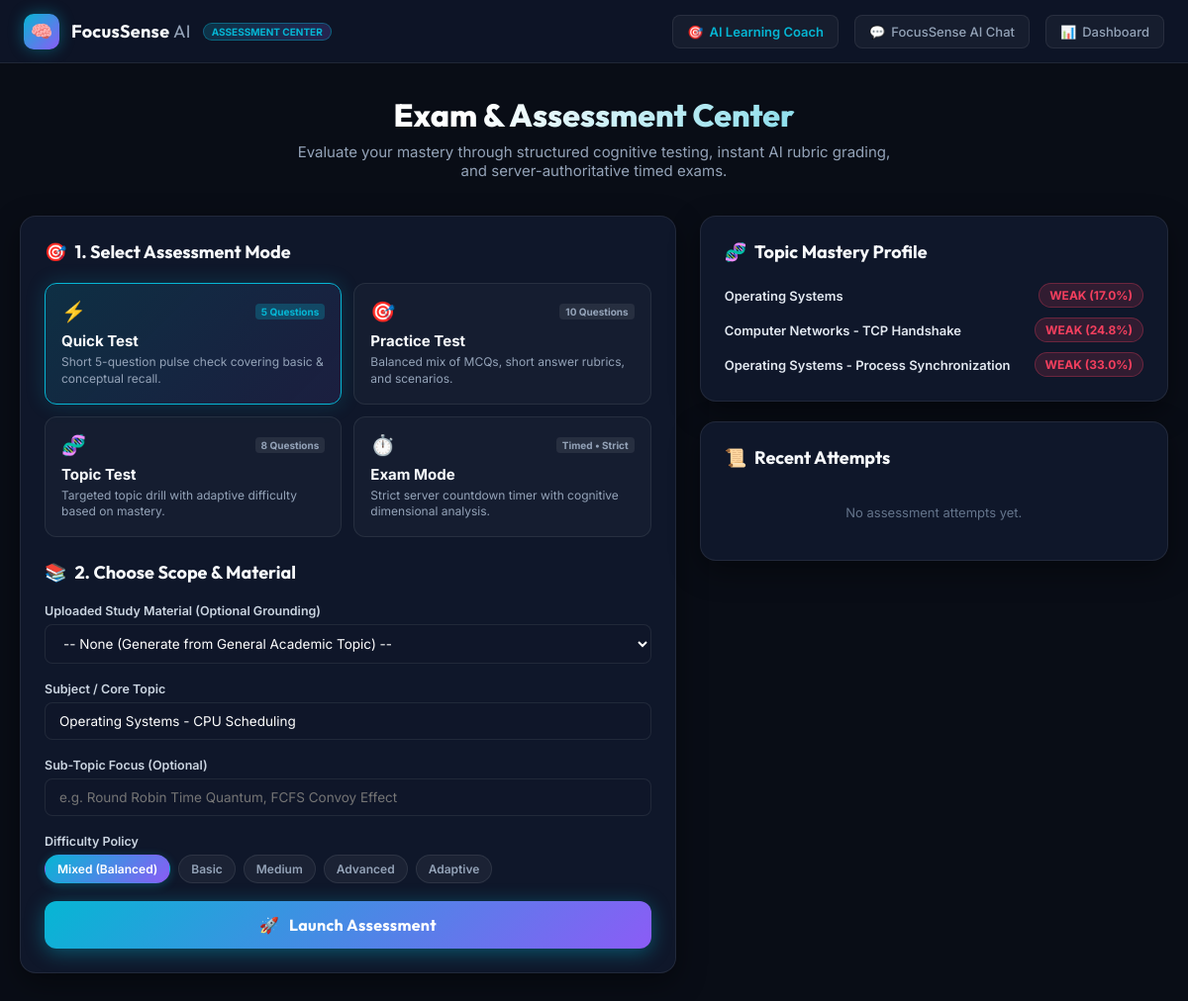
Before: /assessment (signed in) with the older database file.
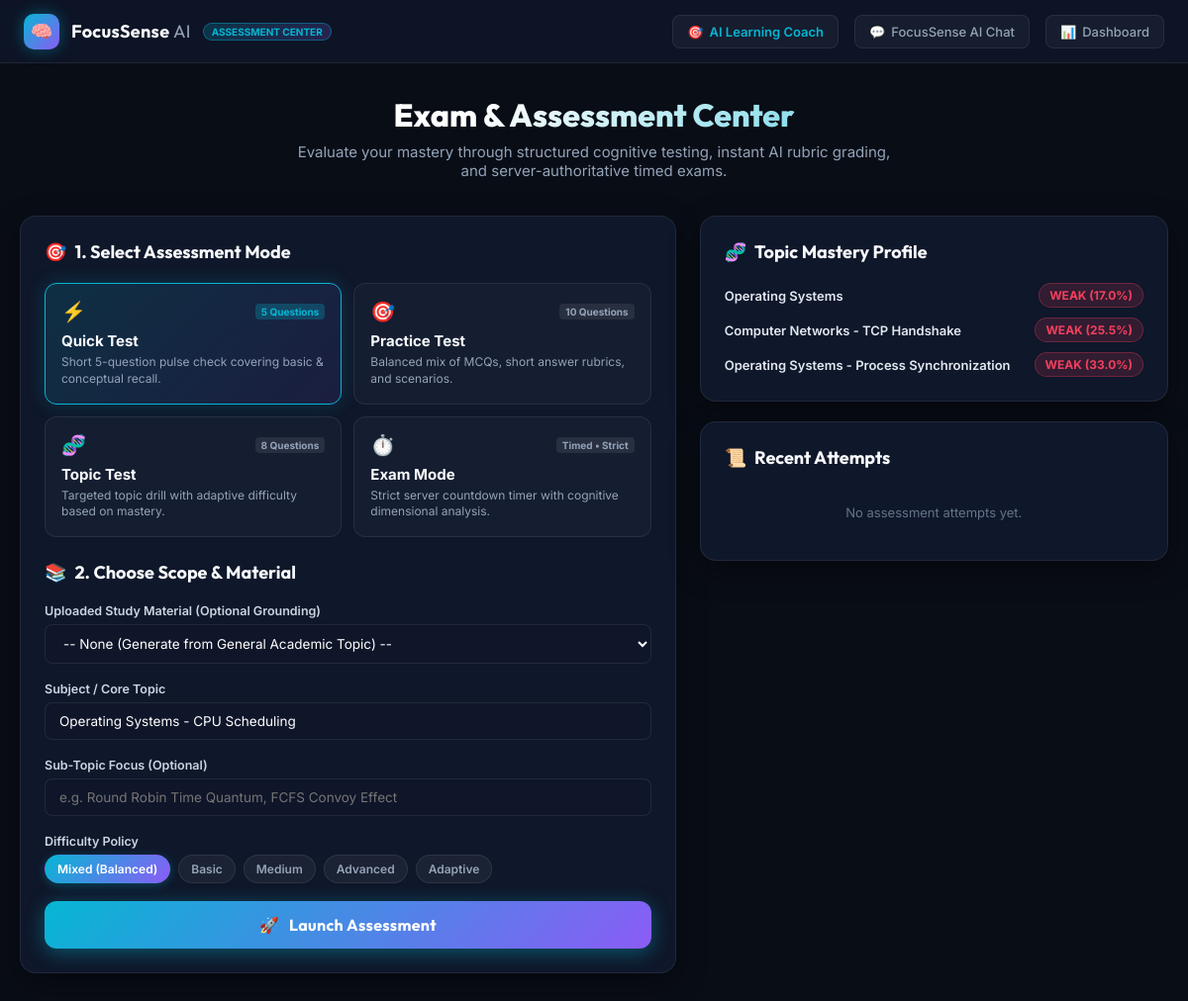
After: the same page with the newer database file.
### tables this page shows
CREATE TABLE topic_mastery (
        id INTEGER PRIMARY KEY AUTOINCREMENT,
        user_id INTEGER NOT NULL,
        topic TEXT NOT NULL,
        mastery_tier TEXT NOT NULL DEFAULT 'MEDIUM', -- 'WEAK' (<60%), 'MEDIUM' (60-84%), 'STRONG' (>=85%)
        total_quizzes INTEGER DEFAULT 0,
        total_questions INTEGER DEFAULT 0,
        correct_count INTEGER DEFAULT 0,
        partial_count INTEGER DEFAULT 0,
        incorrect_count INTEGER DEFAULT 0,
        avg_retention_score REAL DEFAULT 0.0,
        last_retention_score REAL DEFAULT 0.0,
        last_tested_at TEXT,
        updated_at TEXT NOT NULL,
        FOREIGN KEY(user_id) REFERENCES users(id),
        UNIQUE(user_id, topic)
    );

### app.py (the view)
@app.route("/assessment")
def assessment_page():
    if "user_id" not in session:
        flash("Please log in to access the Assessment Center", "warning")
        return redirect("/login")
    user_id = session["user_id"]
    fullname = session.get("fullname", "Student")
    user_materials = get_user_materials(user_id)
    history = get_user_assessment_history(user_id, limit=10)
    topic_mastery = get_topic_mastery_list(user_id)
    active_material_id = session.get("active_material_id")
    active_study_topic = session.get("study_topic", "")
    return render_template(
        "assessment.html",
        fullname=fullname,
        materials=user_materials,
        history=history,
        topic_mastery=topic_mastery,
        active_material_id=active_material_id,
        active_study_topic=active_study_topic
    )

### assessment_engine.py (called while the page is built, shortened)
def get_db_connection() -> sqlite3.Connection:
    conn = sqlite3.connect(DB_PATH, timeout=20.0)
    conn.row_factory = sqlite3.Row
    return conn

def get_user_assessment_history(user_id: int, limit: int = 25) -> List[Dict[str, Any]]:
    conn = get_db_connection()
    cursor = conn.cursor()
    try:
        cursor.execute("""
        SELECT a.*, q.total_questions
        FROM assessment_attempts a
        JOIN study_quizzes q ON a.quiz_id = q.id
        WHERE a.user_id = ?
        ORDER BY a.id DESC
        LIMIT ?
        """, (user_id, limit))
        rows = cursor.fetchall()
        history = []
        return history
    except Exception as ex:
        logger.error(f"Error fetching assessment history for user {user_id}: {ex}", exc_info=True)
        return []
    finally:
        conn.close()

### learning_engine.py (called while the page is built)
def get_db_connection(database_path=None):
    target_db = database_path or DATABASE
    conn = sqlite3.connect(target_db, timeout=30.0)
    conn.row_factory = sqlite3.Row
    return conn

### study_material_engine.py (called while the page is built, shortened)
def get_db():
    conn = sqlite3.connect(DATABASE, timeout=30.0)
    conn.row_factory = sqlite3.Row
    return conn

def get_user_materials(user_id: int) -> list[dict]:
    conn = get_db()
    cursor = conn.cursor()
    cursor.execute("""
        SELECT id, user_id, filename, file_type, file_size_bytes, title, subject, topic,
               chunk_count, status, error_message, created_at, updated_at
        FROM study_materials
        WHERE user_id = ?
        ORDER BY id DESC
    """, (user_id,))
    rows = cursor.fetchall()
    conn.close()
    materials = []
    return materials

### templates/assessment.html (shortened to what this page needs)
<!DOCTYPE html>
<html lang="en">
<head>
</head>
<body>
    <header class="assessment-nav">
        <a href="/dashboard" class="nav-brand">
            <div class="nav-brand-logo">🧠</div>
            <div class="nav-brand-title">FocusSense <span style="font-weight: 400; color: var(--text-muted);">AI</span></div>
            <span class="nav-badge">Assessment Center</span>
        </a>
        <div class="nav-links">
            <a href="/coach" class="nav-btn" style="color: var(--accent-cyan); font-weight: 600;">
                <span>🎯</span> AI Learning Coach
            </a>
            <a href="/ai" class="nav-btn">
                <span>💬</span> FocusSense AI Chat
            </a>
            <a href="/dashboard" class="nav-btn">
                <span>📊</span> Dashboard
            </a>
        </div>
    </header>
    <div class="assessment-container">
        <div id="assessmentConfigView" class="view-section active">
            <div class="assessment-hero">
                <h1 class="hero-title">Exam & Assessment Center</h1>
                <p class="hero-subtitle">Evaluate your mastery through structured cognitive testing, instant AI rubric grading, and server-authoritative timed exams.</p>
            </div>
            <div class="config-grid">
                <div class="card">
                    <div class="card-header">
                        <div class="card-title"><span>🎯</span> 1. Select Assessment Mode</div>
                    </div>
                    <div class="modes-grid">
                        <div class="mode-card selected" onclick="selectMode('QUICK', this)">
                            <div class="mode-header">
                                <span class="mode-icon">⚡</span>
                                <span class="mode-badge">5 Questions</span>
                            </div>
                            <div class="mode-name">Quick Test</div>
                            <div class="mode-desc">Short 5-question pulse check covering basic & conceptual recall.</div>
                        </div>
                        <div class="mode-card" onclick="selectMode('PRACTICE', this)">
                            <div class="mode-header">
                                <span class="mode-icon">🎯</span>
                                <span class="mode-badge">10 Questions</span>
                            </div>
                            <div class="mode-name">Practice Test</div>
                            <div class="mode-desc">Balanced mix of MCQs, short answer rubrics, and scenarios.</div>
                        </div>
                        <div class="mode-card" onclick="selectMode('TOPIC', this)">
                            <div class="mode-header">
                                <span class="mode-icon">🧬</span>
                                <span class="mode-badge">8 Questions</span>
                            </div>
                            <div class="mode-name">Topic Test</div>
                            <div class="mode-desc">Targeted topic drill with adaptive difficulty based on mastery.</div>
                        </div>
                        <div class="mode-card" onclick="selectMode('EXAM', this)">
                            <div class="mode-header">
                                <span class="mode-icon">⏱️</span>
                                <span class="mode-badge">Timed • Strict</span>
                            </div>
                            <div class="mode-name">Exam Mode</div>
                            <div class="mode-desc">Strict server countdown timer with cognitive dimensional analysis.</div>
                        </div>
                    </div>
                    <div class="card-header" style="margin-top: 10px;">
                        <div class="card-title"><span>📚</span> 2. Choose Scope & Material</div>
                    </div>
                    <div class="form-group">
                        <label class="form-label" for="cfgMaterialSelect">Uploaded Study Material (Optional Grounding)</label>
                        <select id="cfgMaterialSelect" class="form-select" onchange="onMaterialSelected()">
                            <option value="">-- None (Generate from General Academic Topic) --</option>
                        </select>
                    </div>
                    <div class="form-group">
                        <label class="form-label" for="cfgTopicInput">Subject / Core Topic</label>
                        <input type="text" id="cfgTopicInput" class="form-input" placeholder="e.g. CPU Scheduling Algorithms, Operating Systems, SQL Joins" value="{{ active_study_topic or 'Operating Systems - CPU Scheduling' }}">
                    </div>
                    <div class="form-group">
                        <label class="form-label" for="cfgSubTopicInput">Sub-Topic Focus (Optional)</label>
                        <input type="text" id="cfgSubTopicInput" class="form-input" placeholder="e.g. Round Robin Time Quantum, FCFS Convoy Effect">
                    </div>
                    <div class="form-group">
                        <label class="form-label">Difficulty Policy</label>
                        <div class="pill-group" id="cfgDifficultyPills">
                            <div class="pill-opt selected" onclick="selectPill('difficulty', 'mixed', this)">Mixed (Balanced)</div>
                            <div class="pill-opt" onclick="selectPill('difficulty', 'basic', this)">Basic</div>
                            <div class="pill-opt" onclick="selectPill('difficulty', 'medium', this)">Medium</div>
                            <div class="pill-opt" onclick="selectPill('difficulty', 'advanced', this)">Advanced</div>
                            <div class="pill-opt" onclick="selectPill('difficulty', 'adaptive', this)">Adaptive</div>
                        </div>
                    </div>
                    <button type="button" id="btnLaunchAssessment" class="btn-launch" onclick="startAssessment()">
                        <span id="btnLaunchIcon">🚀</span>
                        <span id="btnLaunchText">Launch Assessment</span>
                    </button>
                </div>
                <div style="display: flex; flex-direction: column; gap: 20px;">
                    <div class="card">
                        <div class="card-header">
                            <div class="card-title"><span>🧬</span> Topic Mastery Profile</div>
                        </div>
                        <div style="display: flex; flex-direction: column; gap: 10px;">
                            {% if topic_mastery %}
                                {% for tm in topic_mastery[:4] %}
                                <div style="display: flex; align-items: center; justify-content: space-between; font-size: 13px;">
                                    <span style="font-weight: 600; color: #e2e8f0;">{{ tm.topic }}</span>
                                    <span class="history-score-pill {% if tm.mastery_tier == 'STRONG' %}score-high{% elif tm.mastery_tier == 'MEDIUM' %}score-mid{% else %}score-low{% endif %}">
                                        {{ tm.mastery_tier|default('UNKNOWN', true) }} ({{ tm.avg_quiz_score|default(tm.avg_retention_score, true)|default(0.0, true)|round(1) }}%)
                                    </span>
                                </div>
                                {% endfor %}
                            {% else %}
                                <p style="font-size: 13px; color: var(--text-dim); text-align: center; padding: 12px 0;">No prior assessments recorded. Take your first test to build your mastery profile!</p>
                            {% endif %}
                        </div>
                    </div>
                    <div class="card">
                        <div class="card-header">
                            <div class="card-title"><span>📜</span> Recent Attempts</div>
                        </div>
                        <div class="history-list" id="configHistoryList">
                            {% if history %}
                                {% for h in history %}
                                <div class="history-item" onclick="loadPastResults({{ h.attempt_id }})">
                                    <div class="history-info">
                                        <span class="history-topic">{{ h.topic }}</span>
                                        <span class="history-meta">{{ h.mode }} • {{ h.total_questions }} Questions</span>
                                    </div>
                                    <span class="history-score-pill {% if h.score_pct and h.score_pct >= 75 %}score-high{% elif h.score_pct and h.score_pct >= 50 %}score-mid{% else %}score-low{% endif %}">
                                        {{ h.score_pct|default(0.0, true)|round(1) }}%
                                    </span>
                                </div>
                                {% endfor %}
                            {% else %}
                                <p style="font-size: 13px; color: var(--text-dim); text-align: center; padding: 16px 0;">No assessment attempts yet.</p>
                            {% endif %}
                        </div>
                    </div>
                </div>
            </div>
        </div>
    </div>
</body>
</html>

Changed rows visible on the page:
changed topic_mastery "Computer Networks - TCP Handshake": avg_quiz_score "24.8" → "25.5"
